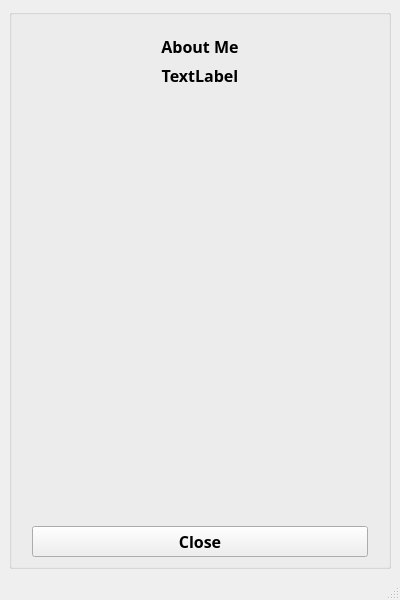
<?xml version="1.0" encoding="UTF-8"?>
<ui version="4.0">
 <class>Aboutme</class>
 <widget class="QMainWindow" name="Aboutme">
  <property name="geometry">
   <rect>
    <x>0</x>
    <y>0</y>
    <width>400</width>
    <height>600</height>
   </rect>
  </property>
  <property name="windowTitle">
   <string>MainWindow</string>
  </property>
  <widget class="QWidget" name="centralwidget">
   <layout class="QGridLayout" name="gridLayout">
    <item row="0" column="0">
     <widget class="QGroupBox" name="groupBox">
      <property name="title">
       <string/>
      </property>
      <layout class="QGridLayout" name="gridLayout_2" rowstretch="0,1,0">
       <property name="leftMargin">
        <number>20</number>
       </property>
       <property name="topMargin">
        <number>20</number>
       </property>
       <property name="rightMargin">
        <number>20</number>
       </property>
       <item row="0" column="0">
        <widget class="QLabel" name="label">
         <property name="font">
          <font>
           <family>微軟正黑體</family>
           <pointsize>12</pointsize>
           <weight>75</weight>
           <bold>true</bold>
          </font>
         </property>
         <property name="text">
          <string>About Me</string>
         </property>
         <property name="alignment">
          <set>Qt::AlignCenter</set>
         </property>
        </widget>
       </item>
       <item row="1" column="0">
        <widget class="QLabel" name="label_2">
         <property name="font">
          <font>
           <family>微軟正黑體</family>
           <pointsize>12</pointsize>
           <weight>75</weight>
           <bold>true</bold>
          </font>
         </property>
         <property name="text">
          <string>TextLabel</string>
         </property>
         <property name="alignment">
          <set>Qt::AlignHCenter|Qt::AlignTop</set>
         </property>
        </widget>
       </item>
       <item row="2" column="0">
        <widget class="QPushButton" name="pushButton">
         <property name="font">
          <font>
           <family>微軟正黑體</family>
           <pointsize>12</pointsize>
           <weight>75</weight>
           <bold>true</bold>
          </font>
         </property>
         <property name="text">
          <string>Close</string>
         </property>
        </widget>
       </item>
      </layout>
     </widget>
    </item>
   </layout>
  </widget>
  <widget class="QMenuBar" name="menubar">
   <property name="geometry">
    <rect>
     <x>0</x>
     <y>0</y>
     <width>400</width>
     <height>25</height>
    </rect>
   </property>
  </widget>
  <widget class="QStatusBar" name="statusbar"/>
 </widget>
 <resources/>
 <connections/>
</ui>
